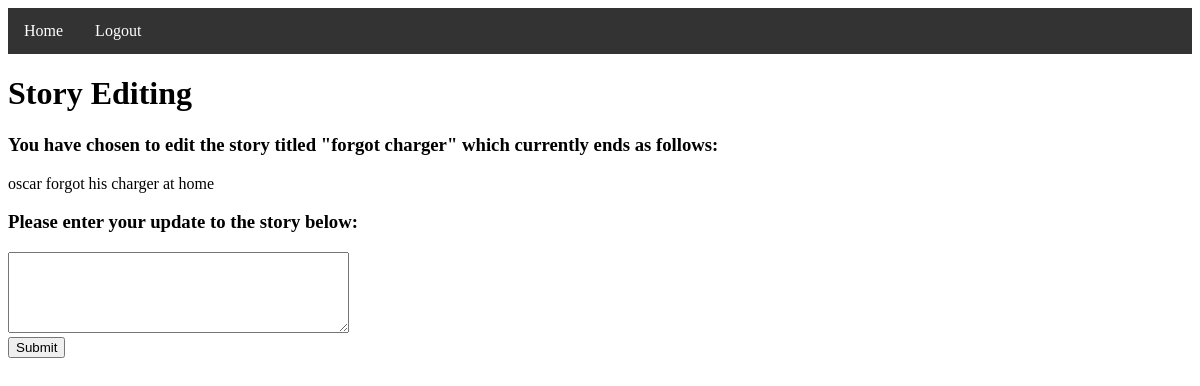
Page /3/edit (signed in) on the committed database.
### tables this page shows
CREATE TABLE Stories (ID INTEGER PRIMARY KEY AUTOINCREMENT, Title TEXT, FullStory TEXT, Latest_Update TEXT);

### __init__.py (the view, shortened to what this page needs)
@app.route('/<int:story_id>/edit', methods=['GET', 'POST'])
def edit_story(story_id):
    method = request.method
    if method == "GET":
        if logged_in():
            username = session['username']
            if db_builder.has_contributed(story_id, username):
                return redirect(url_for('view_story', story_id=story_id))
            else:
                title, story, latest_update = db_builder.get_story(story_id)
                return render_template('edit.html', story_id=story_id, title=title, latest=latest_update)
        else:
            return redirect(url_for('landing'))

### __init__.py (called while the page is built)
def logged_in():
    return session.get('username') is not None

### db_builder.py (called while the page is built)
def get_viewable_stories(username):
    db = sqlite3.connect(DB_FILE) #open if file exists, otherwise create
    c = db.cursor()               #facilitate db ops -- you will use cursor to trigger db events
    user_id = get_id(username)
    c.execute("SELECT StoryID FROM Contributions WHERE UserID=?", [user_id])
    story_id_list = [entry[0] for entry in c.fetchall()]
    story_id_set = set(story_id_list)
    story_list = []
    for story_id in story_id_set:
        story_list.append((story_id, get_story_title_by_id(story_id)))
    db.commit() #save changes
    db.close()  #close database
    return story_list

def has_contributed(story_id, username):
    contributions = get_viewable_stories(username)
    if story_id in [entry[0] for entry in contributions]:
        return True
    else:
        return False

def get_story(story_id):
    db = sqlite3.connect(DB_FILE)  # open if file exists, otherwise create
    c = db.cursor()
    c.execute("SELECT Title, FullStory, Latest_Update FROM Stories WHERE ID=?", [story_id])
    row = c.fetchone()
    title = row[0]
    full_story = row[1]
    latest_update = row[2]
    db.commit()
    db.close()
    return title, full_story, latest_update

def get_story_title_by_id(story_id):
    db = sqlite3.connect(DB_FILE)  # open if file exists, otherwise create
    c = db.cursor()
    c.execute("SELECT Title FROM Stories WHERE ID=?", [story_id])
    title = c.fetchone()[0]
    db.commit()
    db.close()
    return title

def get_id(username):
    db = sqlite3.connect(DB_FILE) #open if file exists, otherwise create
    c = db.cursor()               #facilitate db ops -- you will use cursor to trigger db events
    user_ID = None
    c.execute("SELECT ID FROM Users WHERE Username=?", [username])
    row = c.fetchone()
    if row is not None:
        user_ID = row[0]
    return user_ID

### templates/edit.html (shortened to what this page needs)
<!DOCTYPE html>
<html lang="en">
<head>
    <ul class="nav">
        <li class="nav"><a class="nav" href="/">Home</a></li>
        <li class="nav"><a class="nav" href="/logout">Logout</a></li>
    </ul>
</head>
<body>
    <h1>Story Editing</h1>
    <h3>You have chosen to edit the story titled "{{title}}" which currently ends as follows:</h3>
    <p>
        {{ latest }}
    </p>
    <h3>Please enter your update to the story below:</h3>
    <form action="/{{ story_id }}/edit" method="POST">
        <textarea name="contribution" cols="40" rows="5"></textarea>
        <br>
        <input type="submit" name="sub1">
    </form>
</body>
</html>

### templates/edit.html (style rules this page uses)
ul.nav { list-style-type: none; margin: 0; padding: 0; overflow: hidden; background-color: #333; }
li.nav { float: left; }
li a.nav { display: block; color: white; text-align: center; padding: 14px 16px; text-decoration: none; }

### rows in the picture
Stories: Title "forgot charger", Latest_Update "oscar forgot his charger at home"
